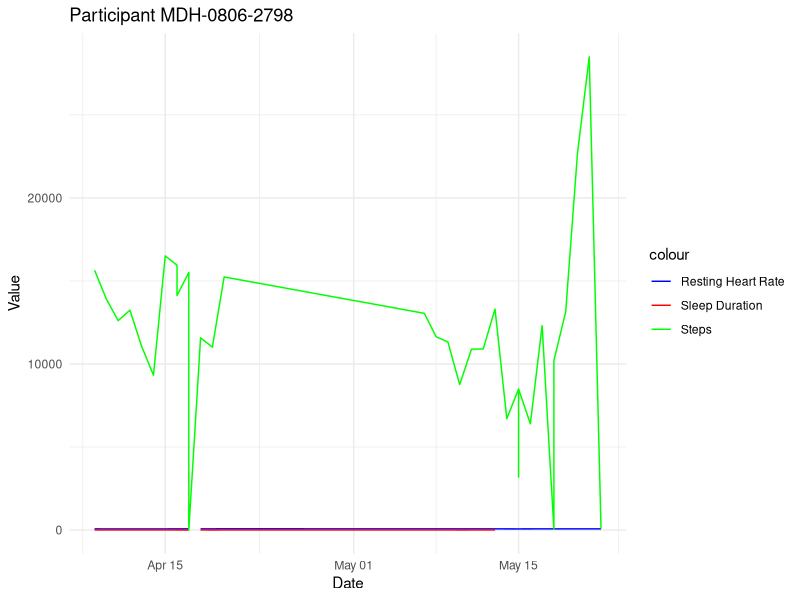
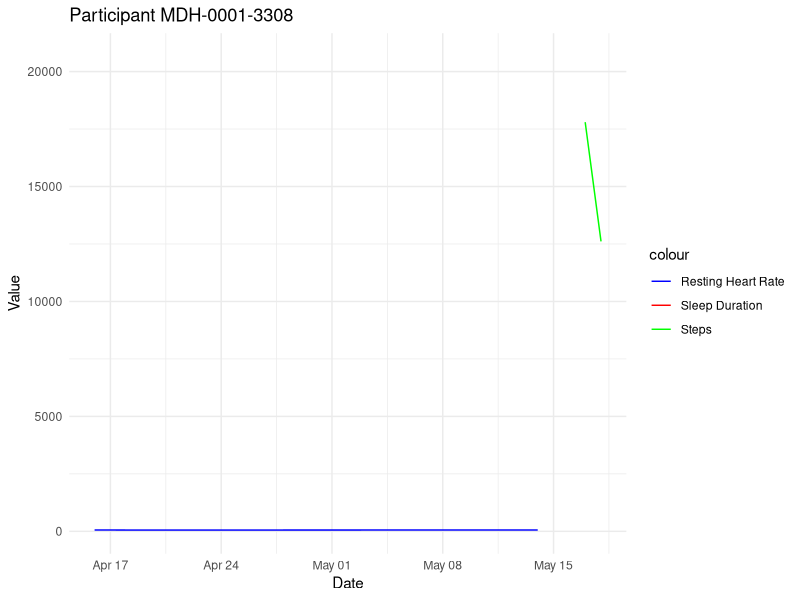
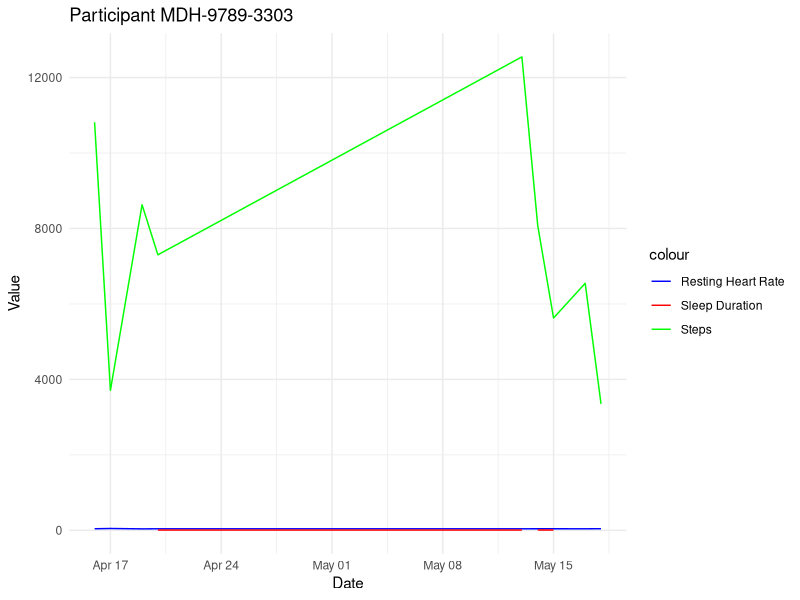
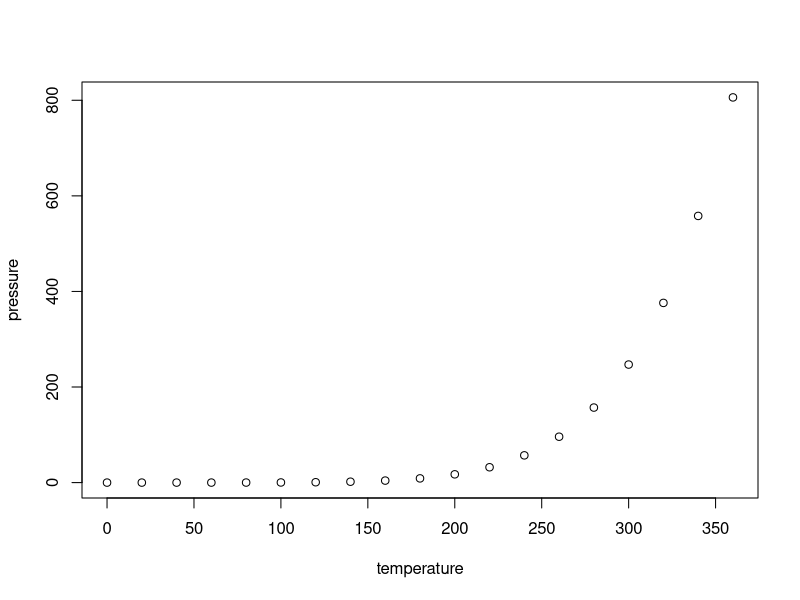

Write the R code that produced these figures, in order.
## ---- chunk 1
knitr::opts_chunk$set(echo = TRUE)
## ---- chunk 2
# Load required libraries
library(ggplot2)

# Read the aggregate CSV file
data <- read.csv("aggregate1.csv")
## ---- chunk 3
# Convert the Date column to a date format
data$Date <- as.Date(data$Date)

# Iterate over unique ParticipantIdentifier values
participants <- unique(data$ParticipantIdentifier)

# Function to plot data for each participant
plotParticipantData <- function(participant) {
  # Subset data for the current participant
  participant_data <- subset(data, ParticipantIdentifier == participant)
  
  # Create the plot
  plot <- ggplot(participant_data, aes(x = Date)) +
    geom_line(aes(y = RestingHeartRate, color = "Resting Heart Rate")) +
    geom_line(aes(y = Sleep, color = "Sleep Duration")) +
    geom_line(aes(y = Steps, color = "Steps")) +
    labs(title = paste("Participant", participant), x = "Date", y = "Value") +
    scale_color_manual(values = c("Resting Heart Rate" = "blue", "Sleep Duration" = "red", "Steps" = "green")) +
    theme_minimal()
  
  # Display the plot
  print(plot)
}

# Generate and display the plots for each participant
for (participant in participants) {
  plotParticipantData(participant)
}
## ---- chunk 4

## ---- chunk 5

## ---- chunk 6

## ---- chunk 7

## ---- chunk 8
plot(pressure)
